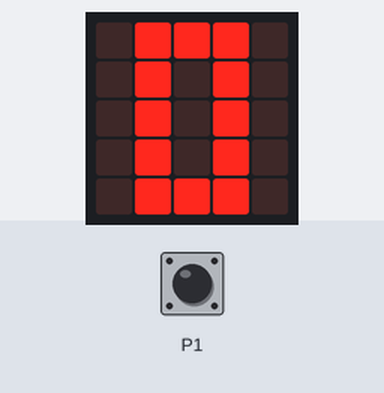
The program below on a simulated BBC micro:bit (MakeCode). Parts: the board's 5×5 LED display. The test bench sets the inputs (shaded band); at power-on: P1 LOW.

Above: at 1.2 s.
1.3 s: P1 pulled HIGH for 0.5 s
At 1.89 s:
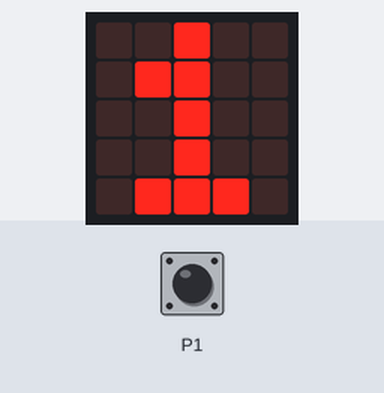
3.6 s: P1 pulled HIGH for 3.2 s
Timing chart, 0 to 6.6 s (numbered marks = the images above; inputs shaded):
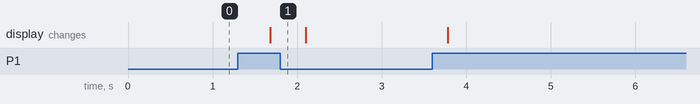

The program:

main.ts
```typescript
basic.clearScreen()
basic.forever(function () {
    if (pins.digitalReadPin(DigitalPin.P1) == 1) {
        basic.showLeds(`
            . . # . .
            . # # . .
            . . # . .
            . . # . .
            . # # # .
            `)
    } else {
        basic.showLeds(`
            . # # # .
            . # . # .
            . # . # .
            . # . # .
            . # # # .
            `)
    }
})
```

test.ts
```typescript
// 在這裡測試；當此封包作為擴充功能時，將不會編譯此內容。
```

Measured:
- after the input at 1.3 s, the display: changes after 0.38 s (image 1)
